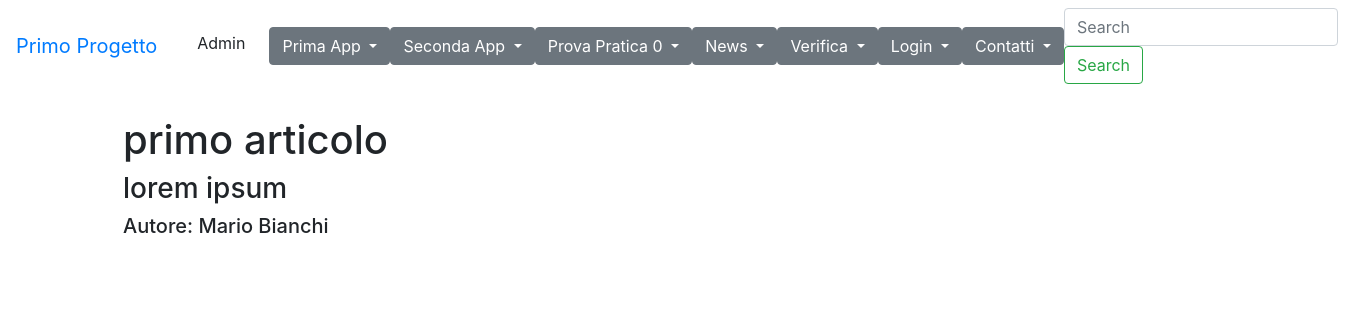
/news/articoli/1, run on the app's committed database.
### news/models.py (models this page shows, shortened)
class Articolo(models.Model):
    titolo = models.CharField(max_length=100)
    contenuto = models.TextField()
    giornalista = models.ForeignKey(Giornalista, on_delete=models.CASCADE, related_name="articoli")

class Giornalista(models.Model):
    nome = models.CharField(max_length=20)
    cognome = models.CharField(max_length=20)
    def __str__(self):
        return self.nome + " " + self.cognome

### news/views.py (the view)
# urls.py: path('articoli/<int:pk>', articoloDetailViewCB.as_view(), name="articolo_detail"),
class articoloDetailViewCB(DetailView):
    model = Articolo
    template_name = "articolo_detail.html"

### news/templates/articolo_detail.html (shortened to what this page needs)
{% extends 'base.html' %}
{% block content %}
    <h1>{{ articolo.titolo }}</h1>
    <h3>{{ articolo.contenuto }}</h3>
    <h5>Autore: {{ articolo.giornalista }}</h5>
{% endblock content %}

### data on the page
Articolo: titolo "primo articolo", contenuto "lorem ipsum", giornalista "Mario Bianchi"
